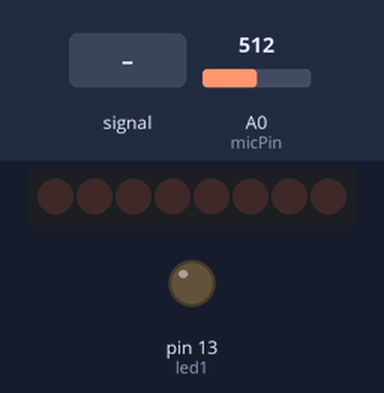
The sketch below on a simulated Arduino Uno, built with avr-gcc and run on an emulated ATmega328P. On the bench: 8 shift-register outputs drawn as a row of LEDs (first output left, lit = HIGH), output pins drawn as LEDs (lit = HIGH). Wiring (inferred from the names in the program): shift register (74HC595): data pin 12; shift clock pin 9; latch pin 11. Wiring (inferred from the signals the program sends): row of LEDs: on Q0, Q1, Q2, Q3, Q4, Q5, Q6, Q7. Inputs (shaded band) come from the test bench; at power-on: A0 (micPin) = 512. Pins used as bus, display or sensor lines are not drawn; what the sketch prints to the serial monitor is not drawn.

Above: at 1.7 s.
1.8 s: A0 (micPin) fed a 2 Hz sine of ±306 counts around its level
At 2.12 s:
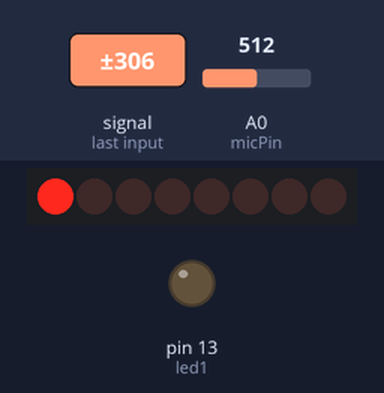
At 2.62 s:
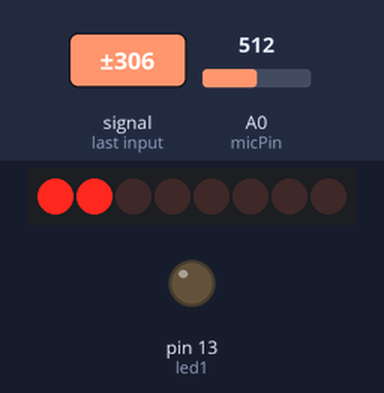
4.2 s: A0 (micPin) fed a 50 Hz sine of ±306 counts around its level
7.2 s: A0 (micPin) set to 900
Timing chart, 0 to 10.2 s (numbered marks = the images above; inputs shaded):
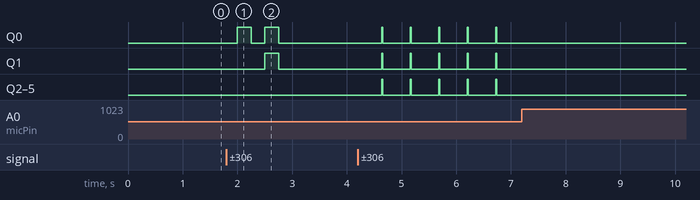

The sketch:

Shift-register-understand.ino
```cpp
/*
  Circuit:

          LED  D12       D11
      5V   0   MISO GND  MOSI  D9  5V
      |    |    |    |    |    |    |    |
   |--|----|----|----|----|----|----|----|--|
   |  VCC  Q0   DS  OE  ST_CP SH_CP MR  Q7' |
   |                                        |
   |  Q1   Q2   Q3  Q4    Q5   Q6   Q7  GND |
   |--|----|----|----|----|----|----|----|--|
      |    |    |    |    |    |    |    |
     LED  LED  LED  LED  LED  LED  LED  GND
      1    2    3    4    5    6    7
*/
int tDelay   = 100;
int dataPin  = 12;      //    DS - data serial on 74HC595
int latchPin = 11;      // ST_CP - storage register clock pin on 74HC595
int clockPin = 9;       // SH_CP - shift register clock pin on 74HC595 - Why not D13 SCK pin?

bool DirectionState = 0;

byte leds;

//---------------------------------INIT MIC-------------------------------------------
int micPin = A0;          // pin that the mic is attached to
int gndPin = A1;
int powerPin = A2;
int micValue1 = 0;
int micValue2 = 0; // the Microphone value
int led1 = 13;
boolean lightOn = false;

//-------------------------------------end--------------------------------------------

void setup() {
  pinMode(latchPin, OUTPUT);
  pinMode(dataPin,  OUTPUT);
  pinMode(clockPin, OUTPUT);

  //-------------------MIC---------------------
  pinMode(led1, OUTPUT);
  pinMode(powerPin, OUTPUT);
  pinMode(gndPin, OUTPUT);
  pinMode(micPin, INPUT);
  digitalWrite(gndPin, LOW);
  delay(500);
  digitalWrite(powerPin, HIGH);
  Serial.begin(9600);
  //-------------------end---------------------
}


void loop() {
  //--------------------------------MIC---------------------------------
  micValue1 = (analogRead(micPin) - 501); // read pin value
  Serial.println(micValue1);
  //--------------------------------end--------------------------------
  if (micValue1 <= 0) {
    leds = 0B00000000;
    updateShiftRegister(leds);
    //delay(tDelay);
  } else if (micValue1 > 0 && micValue1 <= 1) {
    leds = 0B10000000;
    updateShiftRegister(leds);
  } else if (micValue1 > 1 && micValue1 <= 2) {
    leds = 0B11000000;
    updateShiftRegister(leds);
  } else if (micValue1 > 2 && micValue1 <= 3) {
    leds = 0B11100000;
    updateShiftRegister(leds);
  } else if (micValue1 > 3 && micValue1 <= 4) {
    leds = 0B11110000;
    updateShiftRegister(leds);
  } else if (micValue1 > 4 && micValue1 <= 5) {
    leds = 0B11111000;
    updateShiftRegister(leds);
  } else if (micValue1 > 5 && micValue1 <= 6) {
    leds = 0B11111100;
    updateShiftRegister(leds);
  } else if (micValue1 > 6 && micValue1 <= 7) {
    leds = 0B11111110;
    updateShiftRegister(leds);
  } else if (micValue1 > 7 && micValue1 <= 8) {
    leds = 0B11111111;
    updateShiftRegister(leds);
  }

}
void updateShiftRegister(byte leds) {
  digitalWrite(latchPin, LOW);
  if (DirectionState == false) {
    shiftOut(dataPin, clockPin, LSBFIRST, leds);
  } else {
    shiftOut(dataPin, clockPin, MSBFIRST, leds);
  }
  digitalWrite(latchPin, HIGH);
}
```

Measured:
- after the input at 1.8 s, Q0: alternates HIGH for 0.26 s and LOW for 0.24 s, 4 changes in all, then stays LOW, starting after 0.20 s; Q1: LOW → HIGH after 0.70 s, → LOW 0.26 s later
